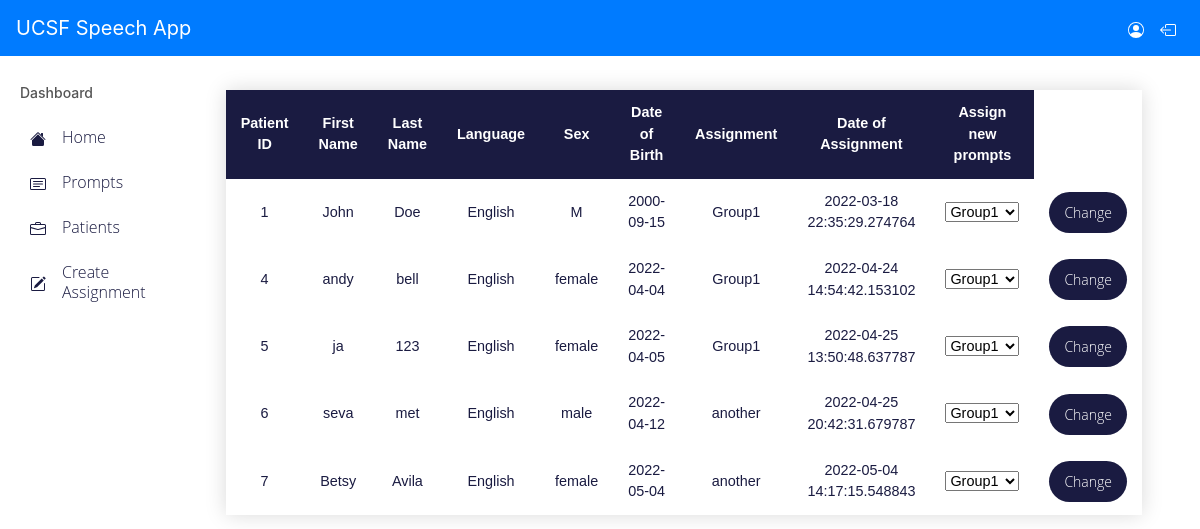
The page /expertPortal/list_patients (signed in) on the database its author committed.
### database.py (models this page shows)
class Assignment(db.Model):
    __tablename__ = 'Assignments'
    assignmentId = db.Column(db.Integer, primary_key=True)
    dateOfAssignment = db.Column(db.DateTime, nullable=False)
    stateOfPrompt = db.Column(db.Boolean, nullable=False)
    expertNote = db.Column(db.Text, nullable=False)
    groupOfPromptsId = db.Column(db.Integer, db.ForeignKey("GroupOfPrompts.groupOfPromptId", onupdate="CASCADE", ondelete="CASCADE"),
                        nullable=False)
    groupOfPrompts = db.relationship("GroupOfPrompt",
                            backref=db.backref("Assignments", lazy=True, cascade="all, delete, delete-orphan"))
    expertId = db.Column(db.Integer, db.ForeignKey("Experts.expertId", onupdate="CASCADE", ondelete="CASCADE"),
                                 nullable=False)
    expert = db.relationship("Expert",
                                     backref=db.backref("Assignments", lazy=True, cascade="all, delete, delete-orphan"))
    patientId = db.Column(db.Integer, db.ForeignKey("Patients.patientId", onupdate="CASCADE", ondelete="CASCADE"),
                         nullable=False)
    patient = db.relationship("Patient",
                             backref=db.backref("Assignments", lazy=True, cascade="all, delete, delete-orphan"))

class Patient(db.Model):
    __tablename__ = "Patients"
    patientId = db.Column(db.Integer, primary_key=True)
    firstName = db.Column(db.String(100), nullable=False)
    lastName = db.Column(db.String(100), nullable=False)
    e = db.Column(db.String(150), nullable=False)  # e = email
    dob = db.Column(db.Date, nullable=False)
    sex =db.Column(db.String(10),nullable=False)
    languageId = db.Column(db.Integer, db.ForeignKey("Languages.languageId", onupdate="CASCADE", ondelete="CASCADE"), nullable=False)
    language = db.relationship("Language", backref =db.backref("Patients", lazy=True, cascade = "all,delete, delete-orphan"))
    expertId = db.Column(db.Integer, db.ForeignKey("Experts.expertId", onupdate="CASCADE", ondelete="CASCADE"), nullable=False)
    expert = db.relationship("Expert", backref=db.backref("Patients",lazy=True, cascade="all, delete, delete-orphan"))
    userId = db.Column(db.Integer, db.ForeignKey("Users.userId", onupdate="CASCADE", ondelete="CASCADE"), nullable=False)
    user = db.relationship("User", backref=db.backref("Patients", uselist=False, cascade="all, delete, delete-orphan"))

class Language(db.Model):
    __tablename__ = "Languages"
    languageId = db.Column(db.Integer, primary_key=True)
    name = db.Column(db.String(100), nullable=False)
    prefix = db.Column(db.String(50))

class GroupOfPrompt(db.Model):
    __tablename__ = "GroupOfPrompts"
    groupOfPromptId = db.Column(db.Integer, primary_key=True)
    name = db.Column(db.String(150), nullable=False)
    prompt = db.relationship('ListGroup', lazy='subquery',
		back_populates='groupOfPrompt', cascade="all, delete, delete-orphan")

### app.py (the view)
@app.route('/expertPortal/list_patients',methods=['GET','PUT'])
@login_required
def list_patients():
    if request.method=="GET":
        return render_template('patients_info.html',list_patient=list_patients_info(), get_asg=get_asg())
    if request.method=="PUT": # assign a test to patient
        print(request.json)
        return render_template('patients_info.html',new_asg=change_asg_to_patient(request.json))

### app.py (called while the page is built)
@login_manager.user_loader
def load_user(user_id):
	return get_user_by_id(user_id)

@app.after_request
def after_request(response):
  response.headers.add('Access-Control-Allow-Origin', '*')
  response.headers.add("Access-Control-Allow-Methods", "GET,DELETE,POST,PUT")
  response.headers.add("Access-Control-Allow-Headers", "Access-Control-Allow-Headers, Origin,Accept, X-Requested-With, Content-Type, Access-Control-Request-Method, Access-Control-Request-Headers")
  return response

### assignment_helper.py (called while the page is built)
def list_patients_info():
    dict_to_return = []
    patients = db.session.query(Patient,Patient.patientId,Patient.firstName,Patient.lastName,Language.name,Patient.sex,Patient.dob,GroupOfPrompt.name,Assignment.dateOfAssignment).join(Language,Language.languageId==Patient.languageId).join(Assignment,Assignment.patientId==Patient.patientId).join(GroupOfPrompt,GroupOfPrompt.groupOfPromptId==Assignment.groupOfPromptsId).join(Expert,Expert.expertId==Patient.expertId).join(User,User.userId==Expert.userId).filter(User.userId==get_patient_id()).all()
    print(patients)
    for i in patients:
        info = {'patient_id':i[1],'first_name':i[2],'last_name':i[3],'language':i[4],'sex':i[5],'dob':i[6],'group_name':i[7],'asg_date':i[8]}
        dict_to_return.append(info)
    print(dict_to_return)
    return dict_to_return

def get_asg():
    dict_to_return=[]
    group_name = db.session.query(GroupOfPrompt).all()
    for i in group_name:
        info = {'group_id':i.groupOfPromptId,'group_name':i.name}
        dict_to_return.append(info)
    print(dict_to_return)
    return dict_to_return

def get_patient_id():
    if current_user.is_authenticated:
        patient = current_user.get_id()
        print("Patient id: %s",patient)
        return patient
    return "user is not a patient"

### database.py (called while the page is built)
    def get_id(self):
        return self.userId

### helper_functions.py (called while the page is built)
def get_user_by_id(user_id):
    user = db.session.query(User).filter(User.userId== user_id).first()
    if user is not None:
        return user
    else:
        return None

### templates/patients_info.html (shortened to what this page needs)
<!DOCTYPE html>
<html lang="en">
<head>
     <link href="/static/css/create_asg.css" rel="stylesheet" type="text/css">
        <link rel="stylesheet" href= "https://maxcdn.bootstrapcdn.com/bootstrap/4.3.1/css/bootstrap.min.css">
</head>
<body>
        <div class="menu-container">
            <expert-menu></expert-menu>
        <div class="other-items">
<section class="asg-list-items">
<table id="promptInfo">
                <tr>
                    <th>Patient ID</th>
                  <th>First Name</th>
                  <th>Last Name</th>
                  <th>Language</th>
                    <th>Sex</th>
                    <th>Date of Birth</th>
                    <th>Assignment</th>
                    <th>Date of Assignment</th>
                    <th>Assign new prompts</th>
                </tr>
    {% for i in list_patient %}
					<tr>
                        <td class="patient_id">{{ i.patient_id }}</td>
                        <td>{{ i.first_name }}</td>
                        <td>{{ i.last_name }}</td>
                        <td>{{ i.language }}</td>
                        <td>{{ i.sex }}</td>
                        <td>{{ i.dob }}</td>
                        <td>{{ i.group_name }}</td>
                        <td>{{ i.asg_date }}</td>
                        <td class="group_name">
                            <select name="group_selection" id="group">
                            {% for i in get_asg %}
                            <option value="{{i.group_id}}" >{{i.group_name}}</option>
                            {% endfor %}
                        </select>
                        </td>
                    <td><input type="button" id="Submit" value="Change" onclick="changeAsg(this)"></td>
                </tr>
				{% endfor %}
</table>
</section>
        </div>
<br>
<br>
        </div>
</body>
</html>

### static/css/create_asg.css (style rules this page uses)
:root { --main-background-color:#EBE7E0; --primary-blue-color:#165EA0; --secondary-background-color: white; --text-font-family: 'Open Sans Light', sans-serif; --body-text-color: #1A1B41; --border-box-shadow:#e7e7e7; }
.menu-container { display:flex; padding-top: 65px; }
.other-items { background-color: var(--text-font-family); margin-left: 50px; }
.asg-list-items { font-family: var(--text-font-family); color: var(--body-text-color); width:100%; }
#promptInfo { border-collapse: collapse; margin: 25px 0; margin-right:65px; font-size: 0.9em; font-family: sans-serif; min-width: 400px; box-shadow: 0 0 20px rgba(0, 0, 0, 0.15); }
#promptInfo th { background-color: var(--body-text-color); color: white; text-align: center; padding: 12px 15px; }
#promptInfo td { padding: 12px 15px; text-align: center; }
#Submit { box-shadow: none; font-size: 14px; font-family: var(--text-font-family); padding: 10px 15px 10px 15px; background-color: var(--body-text-color); color: white; border:none; border-radius:30px; }

### static/css/expertMenu.css (style rules this page uses)
:root { --main-background-color:#EBE7E0; --primary-blue-color:#165EA0; --secondary-background-color: white; --text-font-family: 'Open Sans Light', sans-serif; --body-text-color: #1A1B41; --border-box-shadow:#e7e7e7; --menu-text: #cccccb; }

### rows shown on the page
Assignment: patient_id "1", first_name "John", last_name "Doe", language "English", sex "M", dob "2000-09-15", group_name "Group1", asg_date "2022-03-18 22:35:29.274764"
Assignment: patient_id "4", first_name "andy", last_name "bell", language "English", sex "female", dob "2022-04-04", group_name "Group1", asg_date "2022-04-24 14:54:42.153102"
Assignment: patient_id "5", first_name "ja", last_name "123", language "English", sex "female", dob "2022-04-05", group_name "Group1", asg_date "2022-04-25 13:50:48.637787"
Assignment: patient_id "6", first_name "seva", last_name "met", language "English", sex "male", dob "2022-04-12", group_name "another", asg_date "2022-04-25 20:42:31.679787"
Assignment: patient_id "7", first_name "Betsy", last_name "Avila", language "English", sex "female", dob "2022-05-04", group_name "another", asg_date "2022-05-04 14:17:15.548843"

### other values the page prints
form field group_selection "Group1"
